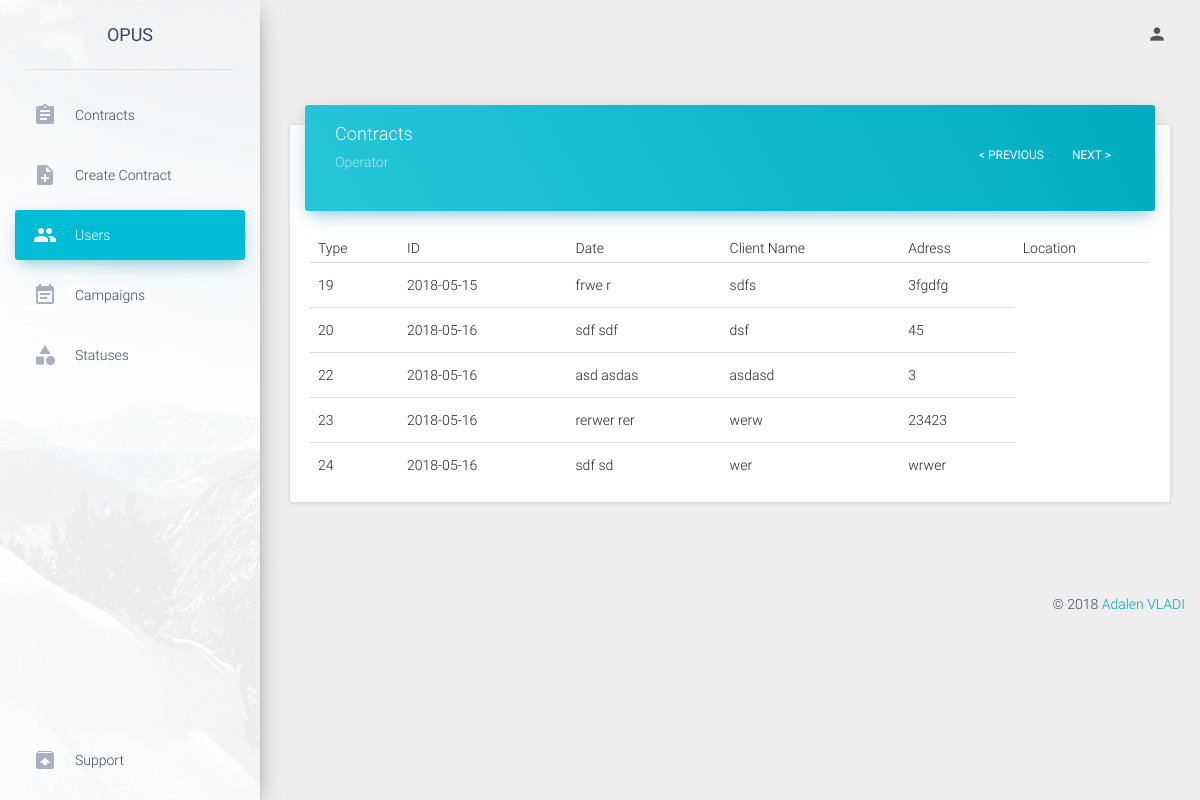
The app's page /admin/viewUser/6 (signed in), older data.
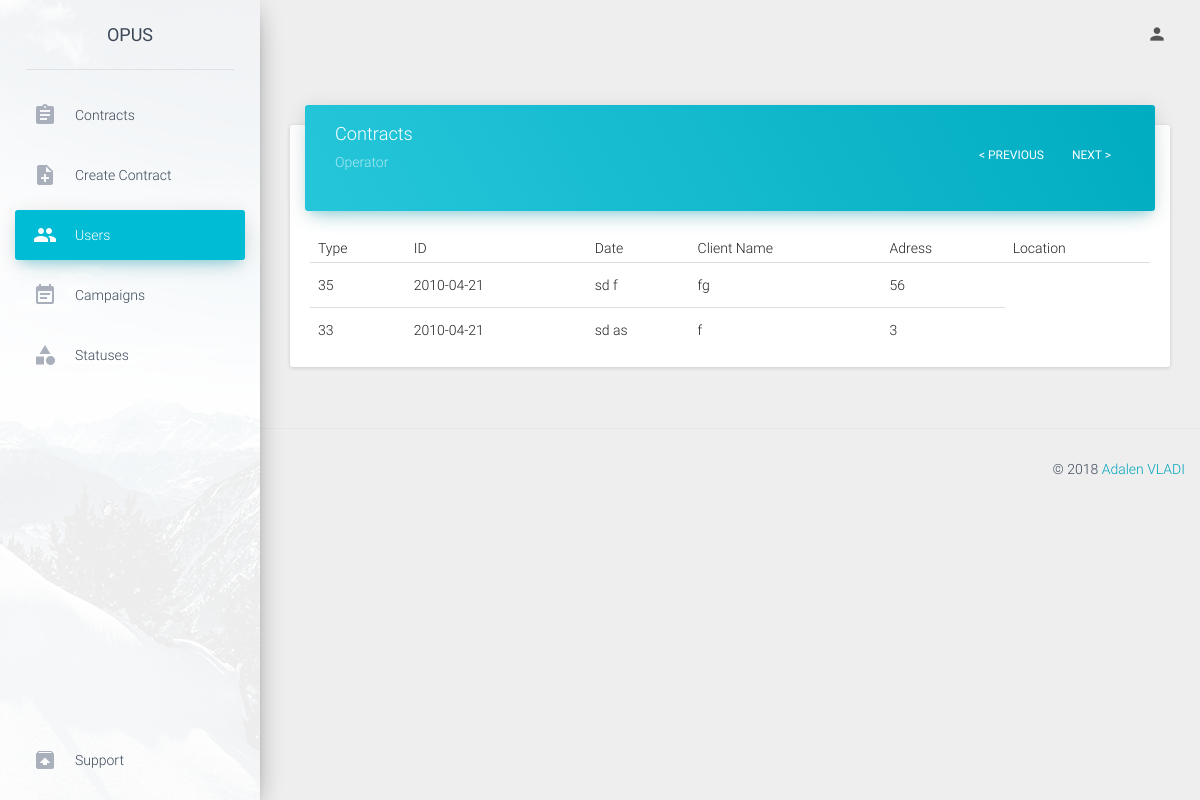
The same page, newer data.
### tables this page shows
CREATE TABLE `contracts` (
  `contract_id` int(11) NOT NULL,
  `contract_type` enum('luce','gas','dual') NOT NULL,
  `proposal_number` varchar(50) NOT NULL,
  `date` date NOT NULL,
  `ugm_cb` enum('true','false') NOT NULL DEFAULT 'false',
  `analisi_cb` enum('true','false') NOT NULL DEFAULT 'false',
  `iniziative_cb` enum('true','false') NOT NULL DEFAULT 'false',
  `toponimo` enum('via') NOT NULL,
  `address` text NOT NULL,
  `civico` varchar(30) NOT NULL,
  `price` varchar(50) NOT NULL,
  `location` varchar(100) NOT NULL,
  `ubicazione_fornitura` enum('resident','non_resident') NOT NULL,
  `domicillazione_documenti_fatture` enum('residenza','ubicazione_fornitura','altro') NOT NULL,
  `listino` varchar(50) NOT NULL,
  `richiede_gas_naturale` enum('true','false') NOT NULL,
  `request_type` varchar(50) NOT NULL,
  `pdr` varchar(50) NOT NULL,
  `fornitore_uscente` varchar(50) NOT NULL,
  `consume_annuo` varchar(50) NOT NULL,
  `tipo_riscaldamento` enum('true','false') NOT NULL,
  `tipo_cottura_acqua` enum('true','false') NOT NULL,
  `fature_via_email` enum('true','false') NOT NULL,
  `operator` int(11) NOT NULL COMMENT 'user id',
  `status` int(11) NOT NULL DEFAULT '1' COMMENT 'status id',
  `cancellation_reason` varchar(100) NOT NULL,
  `gender` enum('male','female') NOT NULL,
  `rag_sociale` text NOT NULL,
  `first_name` varchar(50) NOT NULL,
  `last_name` varchar(50) NOT NULL,
  `bussines_name` varchar(50) NOT NULL,
  `client_type` enum('personal') NOT NULL,
  `tel_number` varchar(30) NOT NULL,
  `alt_number` varchar(30) NOT NULL,
  `cel_number` varchar(30) NOT NULL,
  `cel_number2` varchar(30) NOT NULL,
  `cel_number3` varchar(30) NOT NULL,
  `email` varchar(50) NOT NULL,
  `alt_email` varchar(50) NOT NULL,
  `birth_nation` varchar(50) NOT NULL,
  `vat_number` varchar(50) NOT NULL,
  `partita_iva` varchar(50) NOT NULL,
  `birth_date` date NOT NULL,
  `birth_municipality` varchar(50) NOT NULL,
  `document_type` enum('id_card','passport') NOT NULL,
  `document_number` varchar(100) NOT NULL,
  `document_date` date NOT NULL,
  `iban_code` varchar(50) NOT NULL,
  `iban_accounthoder` varchar(50) NOT NULL,
  `iban_fiscal_code` varchar(50) NOT NULL,
  `payment_type` enum('postal','cc') NOT NULL,
  `note` text NOT NULL,
  `campaign` int(11) NOT NULL COMMENT 'campaign_id',
  `supervisor` int(11) NOT NULL COMMENT 'user_id'
);

### application/core/controller.php (called while the page is built, shortened)
<?php
class Controller
{
    public $db = null;
    private function openDatabaseConnection()
    {
        $options = array(PDO::ATTR_DEFAULT_FETCH_MODE => PDO::FETCH_OBJ, PDO::ATTR_ERRMODE => PDO::ERRMODE_WARNING);
        $this->db = new PDO(DB_TYPE . ':host=' . DB_HOST . ';dbname=' . DB_NAME . ';charset=' . DB_CHARSET, DB_USER, DB_PASS, $options);
    }
    public function loadModel()
    {
        require APP . 'model/model.php';
        $this->model = new Model($this->db);
    }
}

### application/controller/admin.php (called while the page is built, shortened)
<?php
class admin extends Controller
{
    public function viewUser($user_id){
        $contracts=$this->model->AdmingetContractsByUser($user_id);
        require APP . 'view/admin/header.php';
        require APP . 'view/admin/viewUser.php';
        require APP . 'view/admin/footer.php';
    }
}

### public/index.php (called while the page is built, shortened)
<?php
require APP . 'core/application.php';
require APP . 'core/controller.php';
$app = new Application();

### application/model/model.php (called while the page is built, shortened)
<?php
class Model
{
    function __construct($db)
    {
        try {
            $this->db = $db;
        } catch (PDOException $e) {
            exit('Database connection could not be established.');
        }
    }
    public function AdmingetContractsByUser($user_id ){
        $page=(int)(isset($_GET['page'])? $_GET['page']:0);
        $limiter=30;
        $pager=$limiter*$page;
        $sql='SELECT * FROM contracts WHERE operator=:user_id LIMIT :pager, :limiter ';
        $query = $this->db->prepare($sql);
        $query->bindParam(':pager', $pager, PDO::PARAM_INT);
        $query->bindParam(':limiter', $limiter, PDO::PARAM_INT);
        $query->bindParam(':user_id', $user_id, PDO::PARAM_INT);
        $query->execute();
        return $query->fetchAll();
    }
}

### application/view/admin/viewUser.php (the view, shortened to what this page needs)
<div class="content">
    <div class="container-fluid">
        <div class="row">
            <div class="col-md-12">
                <div class="card">
                    <div class="card-header row" data-background-color="blue">
                        <div class="col-md-8">
                            <h4 class="title">Contracts</h4>
                             <p class="category">Operator</p>
                         </div>
                        <div class="col-md-4">
                            <div class="dataTables_paginate paging_full_numbers" id="datatables_paginate" style="float: right;">
                                <ul class="pagination">
                                    <li class="paginate_button page-item next" id="datatables_next">
                                        <a href="<?php if(isset($_GET['page'])){ if($_GET['page']<1){ } else { echo'?page='.($_GET['page']-1); } } else {  } ?>" aria-controls="datatables"  tabindex="0" class="page-link"  >< Previous</a>
                                    </li>
                                    <li class="paginate_button page-item last" id="datatables_last">
                                        <a href="?page=<?=(int)(isset($_GET['page'])? $_GET['page']+1:1);?>" aria-controls="datatables"  tabindex="0" class="page-link">Next ></a>
                                    </li>
                                </ul>
                            </div>
                        </div>
                    </div>
                    <div class="card-content table-responsive">
                        <table class="table table-hover">
                            <thead>
                                <th>Type</th>
                                <th>ID</th>
                                <th>Date</th>
                                <th>Client Name</th>
                                <th>Adress</th>
                                <th>Location</th>
                            </thead>
                            <tbody>
                                <?php
                                    $output='';
                                    foreach ($contracts as $contract) {
                                        $output.='<tr>';
                                        $output.='<td>'.$contract->contract_id.'</td>
                                                    <td>'.$contract->date.'</td>
                                                    <td>'.$contract->first_name.' '.$contract->last_name.'</td>
                                                    <td>'.$contract->address.'</td>
                                                    <td>'.$contract->location.'</td>';
                                        $output.='</tr>';
                                    }
                                    echo $output;
                                 ?>
                            </tbody>
                        </table>
                    </div>
                </div>
            </div>
        </div>
    </div>
</div>

### application/core/application.php (shortened to what this page needs)
<?php
class Application
{
    private $url_controller = null;
    private $url_action = null;
    private $url_params = array();
    public function __construct()
    {
        if (!$this->url_controller) {
            require APP . 'controller/home.php';
            $page = new Home();
            $page->index();
        } elseif (file_exists(APP . 'controller/' . $this->url_controller . '.php')) {
            $this->url_controller = new $this->url_controller();
            if (method_exists($this->url_controller, $this->url_action)) {
                if (!empty($this->url_params)) {
                    call_user_func_array(array($this->url_controller, $this->url_action), $this->url_params);
                } else {
                    $this->url_controller->{$this->url_action}();
                }
            }
        } else {
            header('location: ' . URL . 'problem');
        }
    }
    private function splitUrl()
    {
        if (isset($_GET['url'])) {
            $url = trim($_GET['url'], '/');
            $url = filter_var($url, FILTER_SANITIZE_URL);
            $url = explode('/', $url);
            $this->url_controller = isset($url[0]) ? $url[0] : null;
            $this->url_action = isset($url[1]) ? $url[1] : null;
            unset($url[0], $url[1]);
            $this->url_params = array_values($url);
        }
    }
}

### application/view/admin/header.php (shortened to what this page needs)
<!doctype html>
<html lang="en">
<head>
    <link href="<?php echo URL; ?>assets/css/bootstrap.min.css" rel="stylesheet" />
    <link href="<?php echo URL; ?>assets/css/material-dashboard.css?v=1.2.0" rel="stylesheet" />
    <link href="<?php echo URL; ?>assets/css/demo.css" rel="stylesheet" />
    <link href="<?php echo URL; ?>assets/css/font-awesome.min.css" rel="stylesheet" />
    <link href="<?php echo URL; ?>assets/css/material-icons.css" rel="stylesheet" />
    <link rel="stylesheet" type="text/css" href="<?php echo URL;?>assets/css/dropzone.css" />
    <link rel="stylesheet" type="text/css" href="<?php echo URL; ?>assets/css/daterangepicker.css" />
</head>
<body>
    <div class="wrapper">
        <div class="sidebar" data-color="blue" data-image="<?php echo URL; ?>assets/img/sidebar-1.jpg">
            <div class="logo">
                <a href="<?=URL;?>" class="simple-text">
                    OPUS
                </a>
            </div>
            <div class="sidebar-wrapper">
                <ul class="nav">
                    <li class="contractsNav">
                        <a href="<?=URL.$_SESSION['role'].'/contracts';?>">
                            <i class="material-icons">assignment</i>
                            <p>Contracts</p>
                        </a>
                    </li>
                    <li class="createContractNav">
                        <a href="<?=URL.$_SESSION['role'].'/createContract';?>">
                            <i class="material-icons">note_add</i>
                            <p>Create Contract</p>
                        </a>
                    </li>
                    <li class="usersNav">
                        <a href="<?=URL.$_SESSION['role'].'/users';?>">
                            <i class="material-icons">group</i>
                            <p>Users</p>
                        </a>
                    </li>
                    <li class="campaignNav">
                        <a href="<?=URL.$_SESSION['role'].'/campaigns';?>">
                            <i class="material-icons">event_note</i>
                            <p>Campaigns</p>
                        </a>
                    </li>
                    <li class="statusNav">
                        <a href="<?=URL.$_SESSION['role'].'/statuses';?>">
                            <i class="material-icons">category</i>
                            <p>Statuses</p>
                        </a>
                    </li>
                    <li class="active-pro">
                        <a href="mailto:adalenvladi@gmail.com">
                            <i class="material-icons">unarchive</i>
                            <p>Support</p>
                        </a>
                    </li>
                </ul>
            </div>
        </div>
        <div class="main-panel">
            <nav class="navbar navbar-transparent navbar-absolute">
                <div class="container-fluid">
                    <div class="navbar-header">
                        <a class="navbar-brand" href="#">  </a>
                    </div>
                    <div class="collapse navbar-collapse">
                        <ul class="nav navbar-nav navbar-right">
                            <li class="dropdown">
                                <a class="dropdown-toggle" style="cursor: pointer;" data-toggle="dropdown">
                                    <i class="material-icons">person</i>
                                </a>
                            </li>
                        </ul>
                    </div>
                </div>
            </nav>

### application/view/admin/footer.php (shortened to what this page needs)
 <footer class="footer">
                    <p class="copyright pull-right">
                        &copy;
                        <a style="margin-right:15px" href="#">Adalen VLADI</a>
                    </p>
                </div>
        </div>
</body>
</html>

### public/assets/css/demo.css (style rules this page uses)
@media (min-width: 992px) { .sidebar .nav>li.active-pro { position: absolute; width: 100%; bottom: 10px; } }

Row changes from the older to the newer data that the page shows:
removed contracts: contract_id "19", date "2018-05-15", first_name "frwe", last_name "r", address "sdfs", location "3fgdfg"
removed contracts: contract_id "20", date "2018-05-16", first_name "sdf", last_name "sdf", address "dsf", location "45"
removed contracts: contract_id "22", date "2018-05-16", first_name "asd", last_name "asdas", address "asdasd", location "3"
removed contracts: contract_id "23", date "2018-05-16", first_name "rerwer", last_name "rer", address "werw", location "23423"
removed contracts: contract_id "24", date "2018-05-16", first_name "sdf", last_name "sd", address "wer", location "wrwer"
added contracts: contract_id "35", date "2010-04-21", first_name "sd", last_name "f", address "fg", location "56"
added contracts: contract_id "33", date "2010-04-21", first_name "sd", last_name "as", address "f", location "3"
